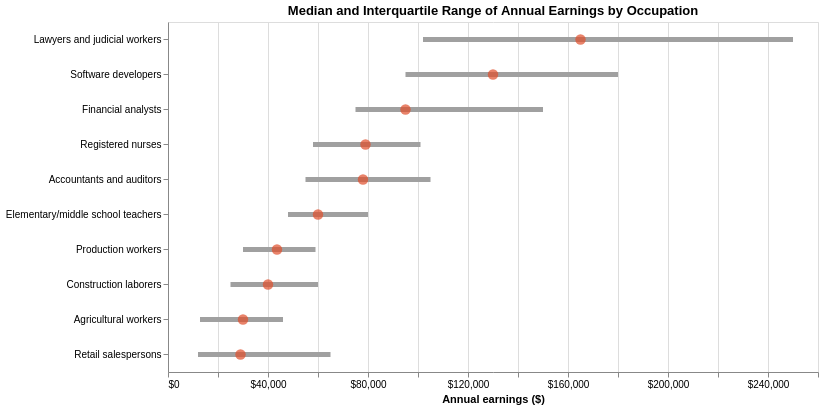

This figure's notebook cell:
### Code cell
base = alt.Chart(occupation_medians).encode(
    y=alt.Y(
        "occupation:N",
        sort=alt.SortField(
            field="median_earnings",
            order="descending"
        ),
        title=None
    )
)

ranges = base.mark_rule(
    color="#A0A0A0",
    strokeWidth=5
).encode(
    x=alt.X(
        "p25:Q",
        title="Annual earnings ($)",
        axis=alt.Axis(format="$,.0f")
    ),
    x2="p75:Q"
)

dots = base.mark_circle(
    size=110,
    color="#E04F2B"
).encode(
    x="median_earnings:Q",
    tooltip=[
        "occupation:N",
        alt.Tooltip("p25:Q", title="25th percentile", format="$,.0f"),
        alt.Tooltip("median_earnings:Q", title="Median", format="$,.0f"),
        alt.Tooltip("p75:Q", title="75th percentile", format="$,.0f")
    ]
)

chart04 = (ranges + dots).properties(
    width=650,
    height=350,
    title="Median and Interquartile Range of Annual Earnings by Occupation"
)

chart04

### Figure 1 — Vega-Lite specification as saved in the notebook (floating-point values rounded to 4 significant figures)
{"config": {"view": {"continuousWidth": 300, "continuousHeight": 300}}, "layer": [{"mark": {"type": "rule", "color": "#A0A0A0", "strokeWidth": 5}, "encoding": {"x": {"axis": {"format": "$,.0f"}, "field": "p25", "title": "Annual earnings ($)", "type": "quantitative"}, "x2": {"field": "p75"}, "y": {"field": "occupation", "sort": {"field": "median_earnings", "order": "descending"}, "title": null, "type": "nominal"}}}, {"mark": {"type": "circle", "color": "#E04F2B", "size": 110}, "encoding": {"tooltip": [{"field": "occupation", "type": "nominal"}, {"field": "p25", "format": "$,.0f", "title": "25th percentile", "type": "quantitative"}, {"field": "median_earnings", "format": "$,.0f", "title": "Median", "type": "quantitative"}, {"field": "p75", "format": "$,.0f", "title": "75th percentile", "type": "quantitative"}], "x": {"field": "median_earnings", "type": "quantitative"}, "y": {"field": "occupation", "sort": {"field": "median_earnings", "order": "descending"}, "title": null, "type": "nominal"}}}], "data": {"name": "data-5e71b7e0ec6a4c15633c5359ac4dac61"}, "height": 350, "title": "Median and Interquartile Range of Annual Earnings by Occupation", "width": 650, "$schema": "https://vega.github.io/schema/vega-lite/v6.4.1.json", "datasets": {"data-5e71b7e0ec6a4c15633c5359ac4dac61": [{"OCCUP": 800, "median_earnings": 78000, "occupation": "Accountants and auditors", "p25": 55000, "p75": 105002}, {"OCCUP": 845, "median_earnings": 95000, "occupation": "Financial analysts", "p25": 75000, "p75": 150000}, {"OCCUP": 1021, "median_earnings": 130000, "occupation": "Software developers", "p25": 95000, "p75": 180000}, {"OCCUP": 2100, "median_earnings": 165000, "occupation": "Lawyers and judicial workers", "p25": 102000, "p75": 250000}, {"OCCUP": 2310, "median_earnings": 60000, "occupation": "Elementary/middle school teachers", "p25": 48000, "p75": 80000}, {"OCCUP": 3255, "median_earnings": 79000, "occupation": "Registered nurses", "p25": 58000, "p75": 101000}, {"OCCUP": 4760, "median_earnings": 29000, "occupation": "Retail salespersons", "p25": 12000, "p75": 65000}, {"OCCUP": 6050, "median_earnings": 30000, "occupation": "Agricultural workers", "p25": 12800, "p75": 46001}, {"OCCUP": 6260, "median_earnings": 40000, "occupation": "Construction laborers", "p25": 25000, "p75": 60000}, {"OCCUP": 8990, "median_earnings": 43600, "occupation": "Production workers", "p25": 30000, "p75": 59000}]}}
